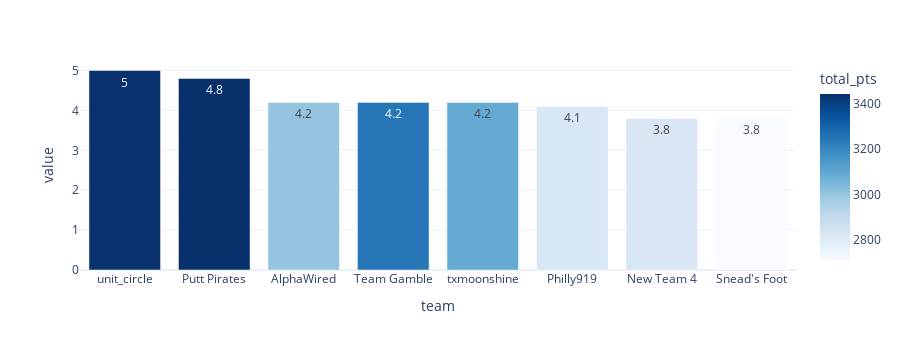

Notebook cell for this chart:
### Code cell
cuts_per_week = pd.DataFrame(df.groupby('team')[['cuts_made','total_pts']].sum())
cuts_per_week['cuts_per_week'] = cuts_per_week['cuts_made'] / 8
px.bar(cuts_per_week[['cuts_per_week','total_pts']].sort_values(by='cuts_per_week',ascending=False).round(1),
#       log_y=True,
      text_auto=True,
      template='plotly_white',
      color='total_pts',
      height=350,
      color_continuous_scale=px.colors.sequential.Blues)

### Figure 1 — Plotly figure (JSON) as saved in the notebook; plotly's stock layout.template omitted (floating-point values rounded to 4 significant figures)
{"data": [{"alignmentgroup": "True", "hovertemplate": "team=%{x}<br>value=%{y}<br>total_pts=%{marker.color}<extra></extra>", "legendgroup": "", "marker": {"color": [3438.0, 3442.0, 3005, 3245, 3092, 2830.0, 2825, 2713], "coloraxis": "coloraxis", "pattern": {"shape": ""}}, "name": "", "offsetgroup": "", "orientation": "v", "showlegend": false, "textposition": "auto", "texttemplate": "%{y}", "type": "bar", "x": ["unit_circle", "Putt Pirates", "AlphaWired", "Team Gamble", "txmoonshine", "Philly919", "New Team 4", "Snead's Foot"], "xaxis": "x", "y": [5, 4.8, 4.2, 4.2, 4.2, 4.1, 3.8, 3.8], "yaxis": "y"}], "layout": {"barmode": "relative", "coloraxis": {"colorbar": {"title": {"text": "total_pts"}}, "colorscale": [[0, "rgb(247,251,255)"], [0.125, "rgb(222,235,247)"], [0.25, "rgb(198,219,239)"], [0.375, "rgb(158,202,225)"], [0.5, "rgb(107,174,214)"], [0.625, "rgb(66,146,198)"], [0.75, "rgb(33,113,181)"], [0.875, "rgb(8,81,156)"], [1, "rgb(8,48,107)"]]}, "height": 350, "legend": {"tracegroupgap": 0}, "margin": {"t": 60}, "xaxis": {"anchor": "y", "domain": [0, 1], "title": {"text": "team"}}, "yaxis": {"anchor": "x", "domain": [0, 1], "title": {"text": "value"}}}}
